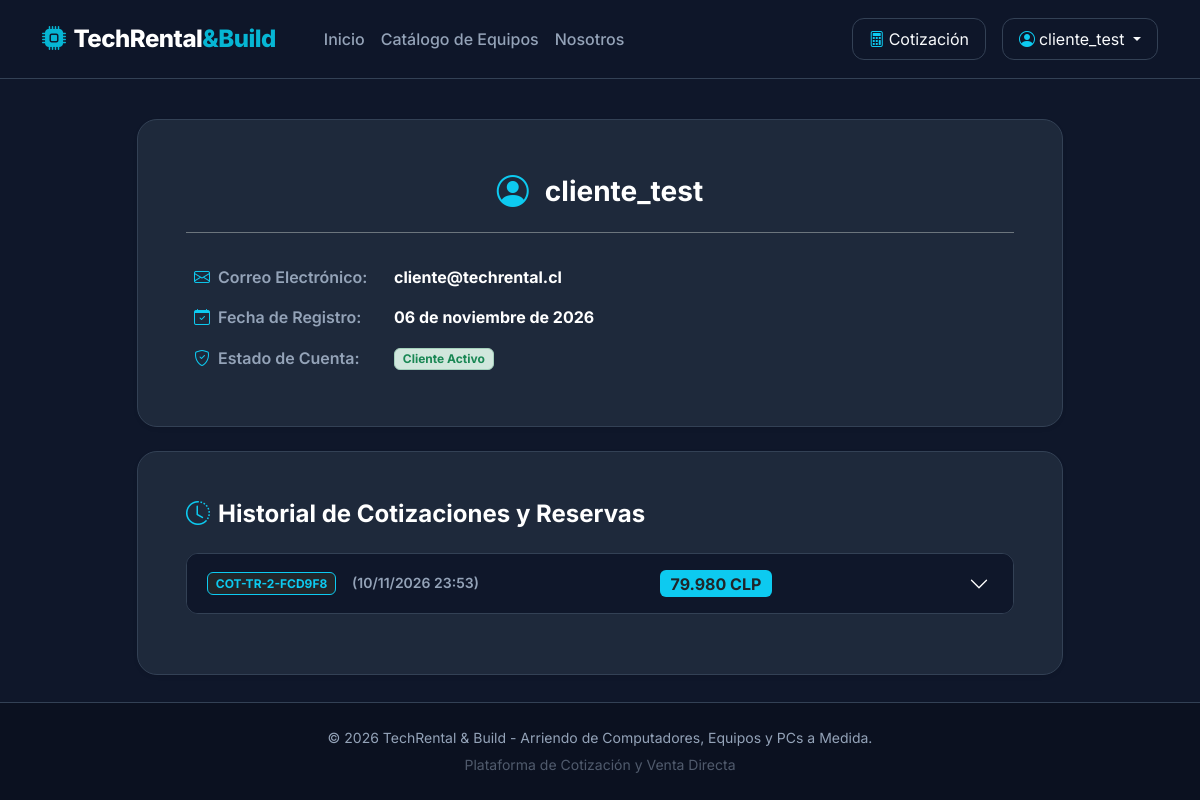
The page /usuarios/perfil/ (signed in) on the database its author committed.
### apps/cotizaciones/models.py (models this page shows, shortened)
class SolicitudCotizacion(models.Model):
    codigo = models.CharField(max_length=100, unique=True, verbose_name="Código de Cotización")
    usuario = models.ForeignKey(User, on_delete=models.CASCADE, related_name="cotizaciones")
    fecha_creacion = models.DateTimeField(auto_now_add=True)
    subtotal = models.DecimalField(max_digits=12, decimal_places=0)
    garantia = models.DecimalField(max_digits=12, decimal_places=0)
    iva = models.DecimalField(max_digits=12, decimal_places=0)
    total = models.DecimalField(max_digits=12, decimal_places=0)
    class Meta:
        verbose_name = "Solicitud de Cotización"
        verbose_name_plural = "Solicitudes de Cotización"
        ordering = ['-fecha_creacion']
    @property
    def total_fmt(self):
        return f"{int(self.total):,}".replace(",", ".")
    @property
    def iva_fmt(self):
        return f"{int(self.iva):,}".replace(",", ".")
    @property
    def garantia_fmt(self):
        return f"{int(self.garantia):,}".replace(",", ".")
    @property
    def total_sin_deposito_fmt(self):
        return f"{int(self.subtotal + self.iva):,}".replace(",", ".")

### apps/usuarios/views.py (the view)
# urls.py: path('perfil/', views.perfil_usuario, name='perfil'),
@login_required
def perfil_usuario(request):
    historial = SolicitudCotizacion.objects.filter(usuario=request.user).prefetch_related('items')
    return render(request, 'usuarios/perfil.html', {
        'usuario': request.user,
        'historial': historial
    })

### apps/cotizaciones/context_processors.py (called while the page is built)
def cotizacion_context(request):
    cotizacion = request.session.get('cotizacion', {})
    total_items = sum(item.get('cantidad', 0) for item in cotizacion.values())
    return {
        'cotizacion_total_items': total_items
    }

### apps/cotizaciones/models.py (called while the page is built)
    @property
    def es_arriendo(self):
        return self.nombre_equipo.endswith("(Arriendo)")

    @property
    def subtotal_item_fmt(self):
        return f"{int(self.subtotal_item):,}".replace(",", ".")

### apps/usuarios/templates/usuarios/perfil.html (shortened to what this page needs)
{% extends 'base.html' %}
{% block content %}
<div class="row justify-content-center g-4">
    <div class="col-lg-10">
        <div class="profile-card p-4 p-md-5 mb-4 shadow-sm">
            <div class="d-flex align-items-center justify-content-center gap-3 mb-4 border-bottom border-secondary pb-3">
                <i class="bi bi-person-circle text-info fs-2"></i>
                <h3 class="fw-bold text-white mb-0">{{ user.username }}</h3>
            </div>
            <div class="table-responsive">
                <table class="table table-borderless align-middle mb-0">
                    <tbody>
                        <tr>
                            <td class="text-muted fw-semibold profile-label"><i class="bi bi-envelope me-2 text-info"></i>Correo Electrónico:</td>
                            <td class="text-white fw-bold">{{ user.email|default:"No registrado" }}</td>
                        </tr>
                        <tr>
                            <td class="text-muted fw-semibold"><i class="bi bi-calendar-check me-2 text-info"></i>Fecha de Registro:</td>
                            <td class="text-white fw-bold">{{ user.date_joined|date:"d \d\e F \d\e Y" }}</td>
                        </tr>
                        <tr>
                            <td class="text-muted fw-semibold"><i class="bi bi-shield-check me-2 text-info"></i>Estado de Cuenta:</td>
                            <td>
                                {% if user.is_staff %}
                                    <span class="badge bg-info text-dark fw-bold">Administrador Staff</span>
                                {% else %}
                                    <span class="badge bg-success-subtle text-success border border-success-subtle fw-bold">Cliente Activo</span>
                                {% endif %}
                            </td>
                        </tr>
                    </tbody>
                </table>
            </div>
        </div>
        <div class="profile-card p-4 p-md-5 shadow-sm">
            <h4 class="fw-bold text-white mb-4">
                <i class="bi bi-clock-history text-info me-2"></i>Historial de Cotizaciones y Reservas
            </h4>
            {% if historial %}
            <div class="accordion accordion-tech" id="accordionCotizaciones">
                {% for cot in historial %}
                <div class="accordion-item">
                    <h2 class="accordion-header" id="heading{{ cot.id }}">
                        <button class="accordion-button collapsed d-flex justify-content-between align-items-center pe-4" type="button" data-bs-toggle="collapse" data-bs-target="#collapse{{ cot.id }}" aria-expanded="false">
                            <div class="d-flex align-items-center gap-3">
                                <span class="badge bg-dark border border-info text-info">{{ cot.codigo }}</span>
                                <small class="text-muted">({{ cot.fecha_creacion|date:"d/m/Y H:i" }})</small>
                            </div>
                            <span class="badge bg-info text-dark fs-6 fw-bold ms-auto me-3">
                                {{ cot.total_fmt }} CLP
                            </span>
                        </button>
                    </h2>
                </div>
                {% endfor %}
            </div>
            {% else %}
            <div class="text-center py-4 text-muted">
                <i class="bi bi-inbox fs-1 d-block mb-2 opacity-50"></i>
                <p class="mb-0">Aún no has generado ninguna cotización o reserva.</p>
            </div>
            {% endif %}
        </div>
    </div>
</div>
{% endblock %}

### templates/base.html (shortened to what this page needs)
{% load static %}
<!DOCTYPE html>
<html lang="es">
<head>
    <link href="https://cdn.jsdelivr.net/npm/bootstrap@5.3.2/dist/css/bootstrap.min.css" rel="stylesheet">
    <link rel="stylesheet" href="https://cdn.jsdelivr.net/npm/bootstrap-icons@1.11.1/font/bootstrap-icons.css">
    <link rel="stylesheet" href="{% static 'css/style.css' %}">
</head>
<body>
    <nav class="navbar navbar-expand-lg navbar-tech sticky-top py-3">
        <div class="container">
            <a class="navbar-brand navbar-brand-tech fs-4" href="{% url 'core:inicio' %}">
                <i class="bi bi-cpu-fill me-2 text-brand-primary"></i>TechRental<span>&Build</span>
            </a>
            <div class="collapse navbar-collapse" id="navbarMain">
                <ul class="navbar-nav me-auto mb-2 mb-lg-0 ms-lg-4">
                    <li class="nav-item">
                        <a class="nav-link nav-link-tech" href="{% url 'core:inicio' %}">Inicio</a>
                    </li>
                    <li class="nav-item">
                        <a class="nav-link nav-link-tech" href="{% url 'inventario:lista' %}">Catálogo de Equipos</a>
                    </li>
                    <li class="nav-item">
                        <a class="nav-link nav-link-tech" href="{% url 'core:nosotros' %}">Nosotros</a>
                    </li>
                </ul>
                <div class="d-flex align-items-center gap-3">
                    <a href="{% url 'cotizaciones:ver' %}" class="btn btn-outline-dark position-relative py-2 px-3">
                        <i class="bi bi-calculator me-1 text-info"></i>Cotización
                    </a>
                    {% if user.is_authenticated %}
                        <div class="dropdown">
                            <button class="btn btn-outline-dark dropdown-toggle py-2 px-3" type="button" data-bs-toggle="dropdown">
                                <i class="bi bi-person-circle me-1 text-info"></i>{{ user.username }}
                            </button>
                        </div>
                    {% else %}
                        <a href="{% url 'usuarios:login' %}" class="btn btn-outline-dark py-2 px-3">Ingresar</a>
                        <a href="{% url 'usuarios:registro' %}" class="btn btn-primary py-2 px-3">Registrarse</a>
                    {% endif %}
                </div>
            </div>
        </div>
    </nav>
    <main class="container my-4 flex-grow-1">
        {% block content %}
        {% endblock %}
    </main>
    <footer class="py-4 text-center">
        <div class="container">
            <p class="mb-1 text-muted small">&copy; 2026 TechRental & Build - Arriendo de Computadores, Equipos y PCs a Medida.</p>
            <small class="text-secondary opacity-50">Plataforma de Cotización y Venta Directa</small>
        </div>
    </footer>
</body>
</html>

### static/css/style.css (style rules this page uses)
:root { --bg-main: #0f172a; --bg-card: #1e293b; --bg-card-hover: #334155; --brand-primary: #06b6d4; --brand-primary-hover: #0891b2; --brand-accent: #3b82f6; --text-main: #f8fafc; --text-muted: #94a3b8; --border-color: #334155; }
.text-brand-primary { color: var(--brand-primary) !important; }
body { font-family: 'Inter', sans-serif; background-color: var(--bg-main); color: var(--text-main); min-height: 100vh; display: flex; flex-direction: column; }
.navbar-tech { background-color: rgba(15, 23, 42, 0.95); backdrop-filter: blur(12px); border-bottom: 1px solid var(--border-color); }
.navbar-brand-tech { font-weight: 800; letter-spacing: -0.5px; color: #fff !important; }
.navbar-brand-tech span { color: var(--brand-primary); }
.nav-link-tech { color: var(--text-muted) !important; font-weight: 500; transition: all 0.2s ease; }
.text-muted, .text-secondary { color: var(--text-muted) !important; }
.btn-outline-dark, .btn-outline-secondary { border-color: var(--border-color) !important; color: var(--text-main) !important; border-radius: 0.75rem; }
.table { color: var(--text-main) !important; --bs-table-bg: transparent; --bs-table-border-color: var(--border-color); }
footer { margin-top: auto; background-color: #0b1120; border-top: 1px solid var(--border-color); }
.profile-card { background-color: var(--bg-card); border: 1px solid var(--border-color); border-radius: 1.25rem; }
.accordion-tech .accordion-item { background-color: #0f172a !important; border: 1px solid var(--border-color) !important; border-radius: 0.75rem !important; overflow: hidden; margin-bottom: 0.75rem; }
.accordion-tech .accordion-button { background-color: #0f172a !important; color: var(--text-main) !important; font-weight: 600; box-shadow: none !important; }
.accordion-tech .accordion-button::after { filter: invert(1) hue-rotate(180deg) brightness(1.5); }
.profile-label { width: 200px; }

### rows shown on the page
SolicitudCotizacion: codigo "COT-TR-2-FCD9F8", fecha_creacion "10/11/2026 23:53", total_fmt "79.980"

### other values the page prints
{{ user.username }} "cliente_test"
{{ user.email|default:"No registrado" }} "cliente@techrental.cl"
{{ user.date_joined|date:"d \d\e F \d\e Y" }} "06 de noviembre de 2026"
